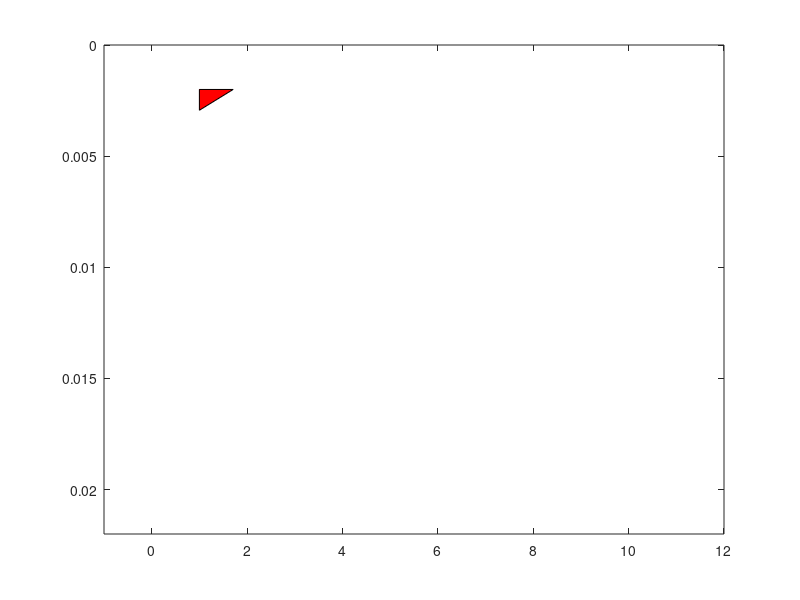

This figure's MATLAB source: (Note: this script raises an error after producing the figure.)
function plotseismogram (a,scal,x,z,amx)
figure
%plotseismogram: Plot seismic data using wiggles
%
%  plotseismogram(a,scal,x,z,amx) 
%
%  IN    a: seismic data
%        scale: multiple data by scale
%        x: x-axis;
%        z: vertical axis (time or depth)
%	 x and z are vectors with offset and time.
%
%	 If only 'a' is enter, 'scal,x,z,amn,amx' are decided automatically; 
%	 otherwise, 'scal' is a scalar; 'x, z' are vectors for annotation in 
%	 offset and time, amx are the amplitude range.

if nargin == 0, nx=10;nz=10; a = rand(nz,nx)-0.5; end;

[nz,nx]=size(a);

trmx= max(abs(a));
if (nargin <= 4); amx=mean(trmx);  end;
if (nargin <= 2); x=[1:nx]; z=[1:nz]*0.002; end;
if (nargin <= 1); scal =1; end;

if nx <= 1; disp(' ERR:PlotWig: nx has to be more than 1');return;end;

 % take the average as dx
	dx1 = abs(x(2:nx)-x(1:nx-1));
 	dx = median(dx1);

 dz=z(2)-z(1);
 xmx=max(max(a)); xmn=min(min(a)); 

 if scal == 0; scal=1; end;
 a = a * dx /amx; 
 a = a * scal;

%  fprintf(' PlotWig: data range [%f, %f], plotted max %f \n',xmn,xmx,amx);
 
% set display range 
x1=min(x)-2.0*dx; x2=max(x)+2.0*dx;
z1=min(z)-dz; z2=max(z)+dz;
 
set(gca,'NextPlot','add','Box','on', ...
  'XLim', [x1 x2], ...
  'YDir','reverse', ...
  'YLim',[z1 z2]);
 

	fillcolor = [1 0 0];
	linecolor = [0 0 0];
	linewidth = 1;

	z=z'; 	% input as row vector
	zstart=z(1);
	zend  =z(nz);

for i=1:nx,
   
  if trmx(i) ~= 0;    % skip the zero traces
	tr=a(:,i); 	% --- one scale for all section
  	s = sign(tr) ;
  	i1= find( s(1:nz-1) ~= s(2:nz) );	% zero crossing points
	npos = length(i1);


	%12/7/97 
	zadd = i1 + tr(i1) ./ (tr(i1) - tr(i1+1)); %locations with 0 amplitudes
	aadd = zeros(size(zadd));

	[zpos,vpos] = find(tr >0);
	[zz,iz] = sort([zpos; zadd]); 	% indices of zero point plus positives
	aa = [tr(zpos); aadd];
	aa = aa(iz);

	% be careful at the ends
		if tr(1)>0, 	a0=0; z0=1.00;
		else, 		a0=0; z0=zadd(1);
		end;
		if tr(nz)>0, 	a1=0; z1=nz; 
		else, 		a1=0; z1=max(zadd);
		end;
			
	zz = [z0; zz; z1; z0];
 	aa = [a0; aa; a1; a0];
		

	zzz = zstart + zz*dz -dz;

	patch( aa+x(i) , zzz,  fillcolor);

	line( 'Color',[1 1 1],'EraseMode','background',  ...
         'Xdata', x(i)+[0 0], 'Ydata',[zstart zend]); % remove zero line

%'LineWidth',linewidth, ...
%12/7/97 'Xdata', x(i)+[0 0], 'Ydata',[z0 z1]*dz);	% remove zero line

	line( 'Color',linecolor,'EraseMode','background',  ...
	 'LineWidth',linewidth, ...
	 'Xdata', tr+x(i), 'Ydata',z);	% negatives line

   else % zeros trace
	line( 'Color',linecolor,'EraseMode','background',  ...
	 'LineWidth',linewidth, ...
         'Xdata', [x(i) x(i)], 'Ydata',[zstart zend]);
   end;
end;

xlabel('Number of traces ','FontSize',10,'FontWeight','bold')
ylabel('Time (s)','FontSize',10,'FontWeight','bold')
set(gca, 'FontSize',10,'FontWeight','bold')
% set(gca, 'PlotBoxAspectRatio',[1 .8 1])



